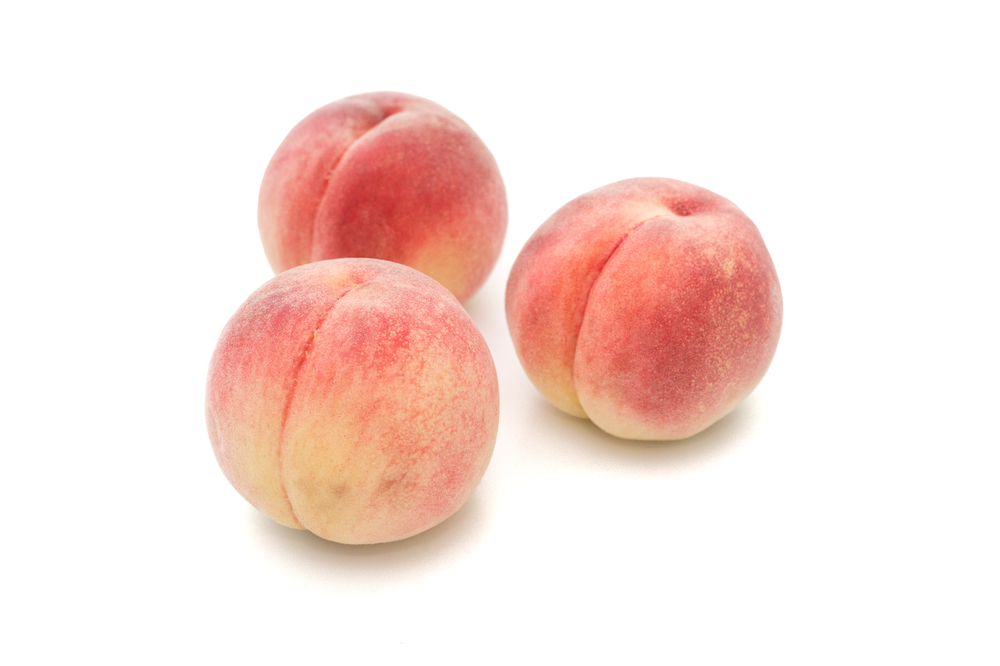
%> input picture kadai09/kadai09.png, 1000 x 666 px, shrunk from 1600 x 1066 before the run
$ octave kadai09.m   (GNU Octave 9; MATLAB toolbox functions it lacks are replaced by stand-ins)
%> lines starting %> are read from the running program, lines starting %| are printed output that depends on the picture
clear;

ORG = imread('kadai09.png'); % 画像の読み込み
%> ORG is the input picture: size 666x1000x3 uint8; mean R, G, B 248.7, 227.7, 222.1
ORG = rgb2gray(ORG); % 白黒濃淡画像に変換
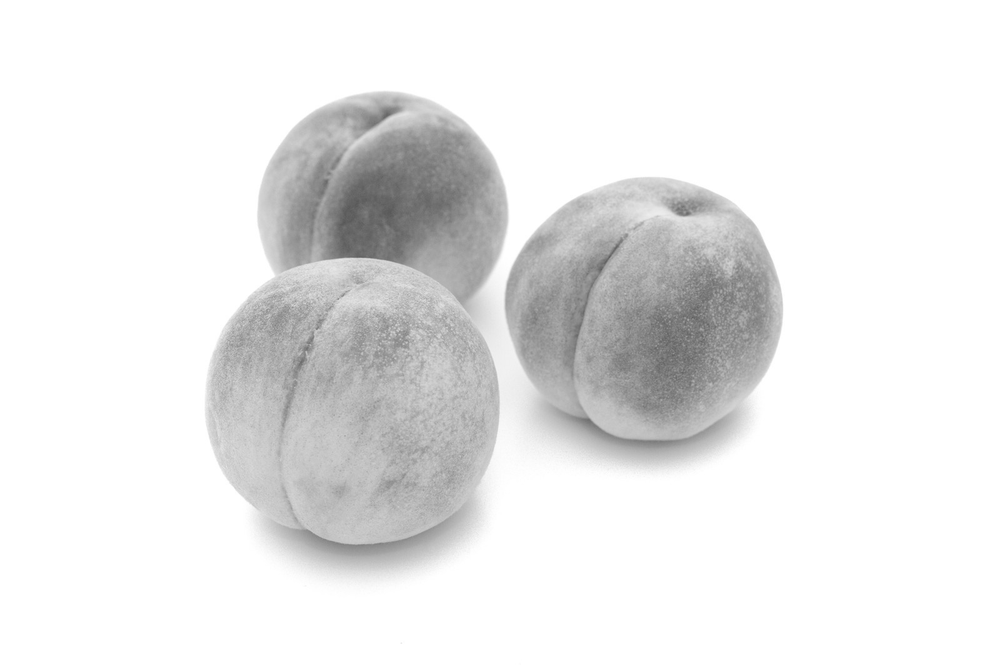
%> ORG: size 666x1000 uint8; min 87, max 255, mean 233.3
imagesc(ORG); colormap(gray); colorbar; % 画像の表示
pause;
ORG = imnoise(ORG,'salt & pepper',0.02); % ノイズ添付
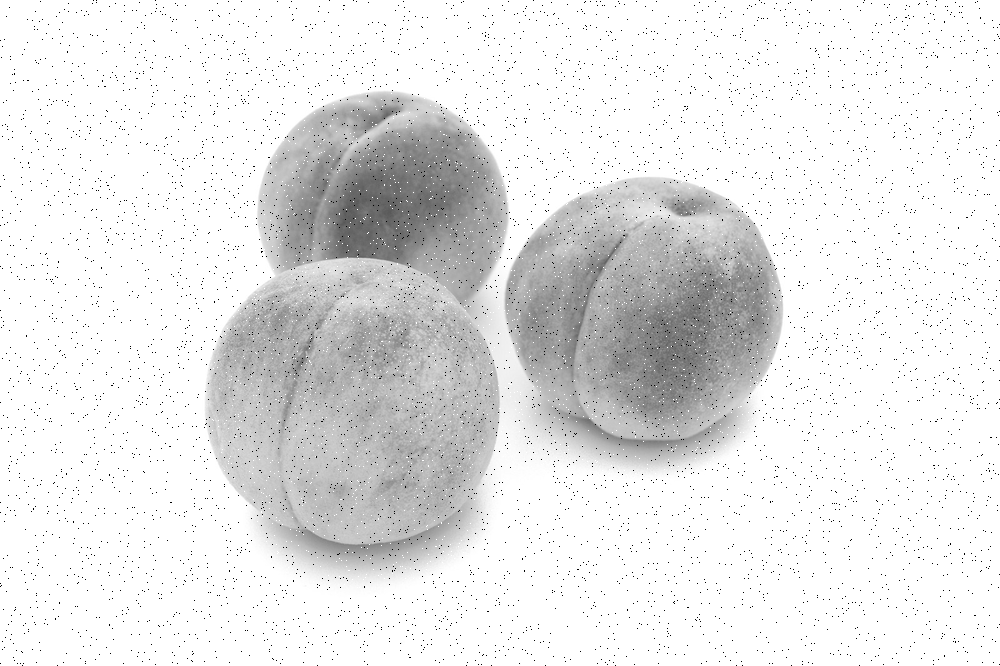
%> ORG: size 666x1000 uint8; min 0, max 255, mean 231.2
imagesc(ORG); colormap(gray); colorbar; % 画像の表示
pause;
IMG = filter2(fspecial('average',3),ORG); % 平滑化フィルタで雑音除去
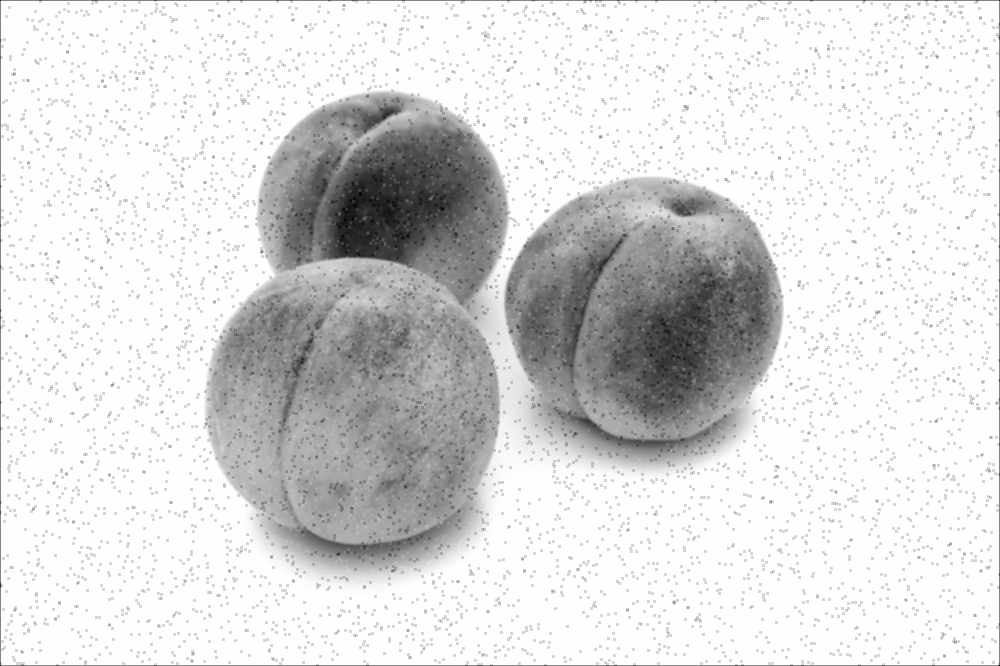
%> IMG: size 666x1000 double; min 77.67, max 255, mean 230.8; drawn with min black and max white
imagesc(IMG); colormap(gray); colorbar; % 画像の表示
pause;
IMG = medfilt2(ORG,[3 3]); % メディアンフィルタで雑音除去
%> IMG: size 666x1000 uint8
imagesc(IMG); colormap(gray); colorbar; % 画像の表示
pause;
f=[0,-1,0;-1,5,-1;0,-1,0]; % フィルタの設計
IMG = filter2(f,IMG,'same'); % フィルタの適用
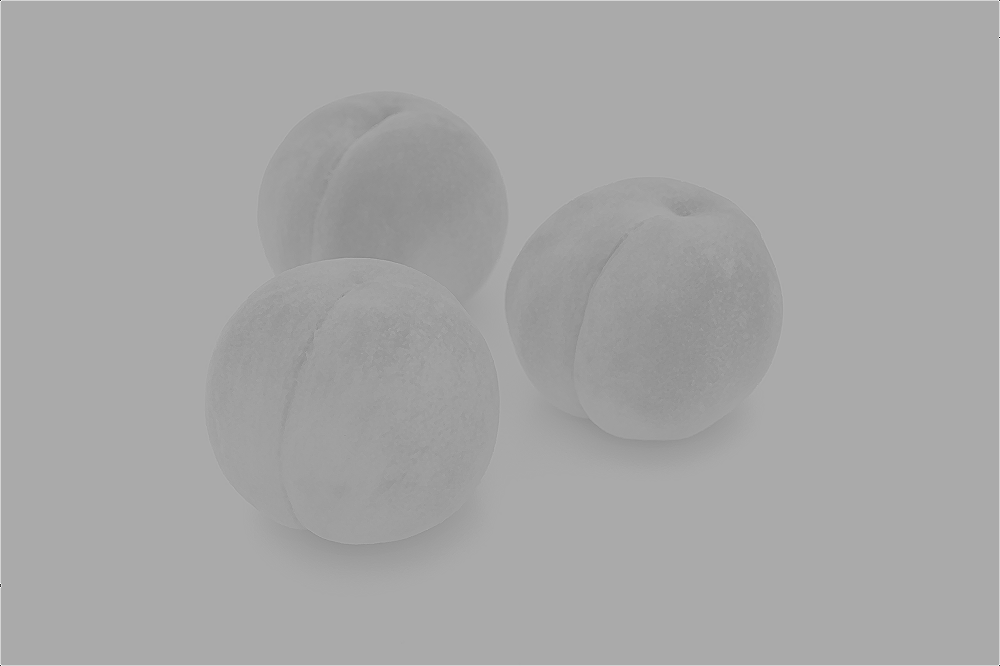
%> IMG: size 666x1000 double; min -765, max 765, mean 234.6; drawn with min black and max white
imagesc(IMG); colormap(gray); colorbar; % 画像の表示

$ run again, with kadai09/kadai9_1.png copied over kadai09/kadai09.png
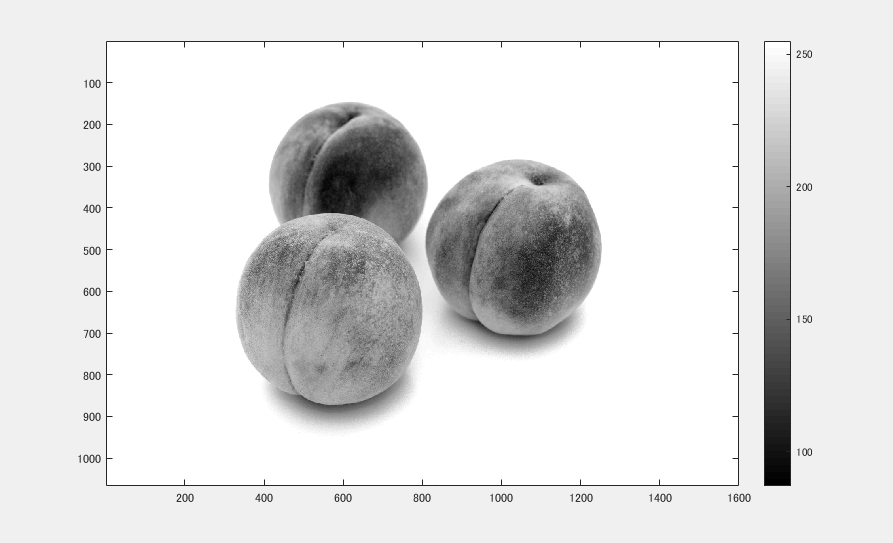
%> input picture kadai09/kadai9_1.png, 893 x 543 px
%> ORG is the input picture: size 543x893x3 uint8; min 0, max 255, mean 225
%> `ORG = imnoise(ORG,'salt & pepper',0.02);`:
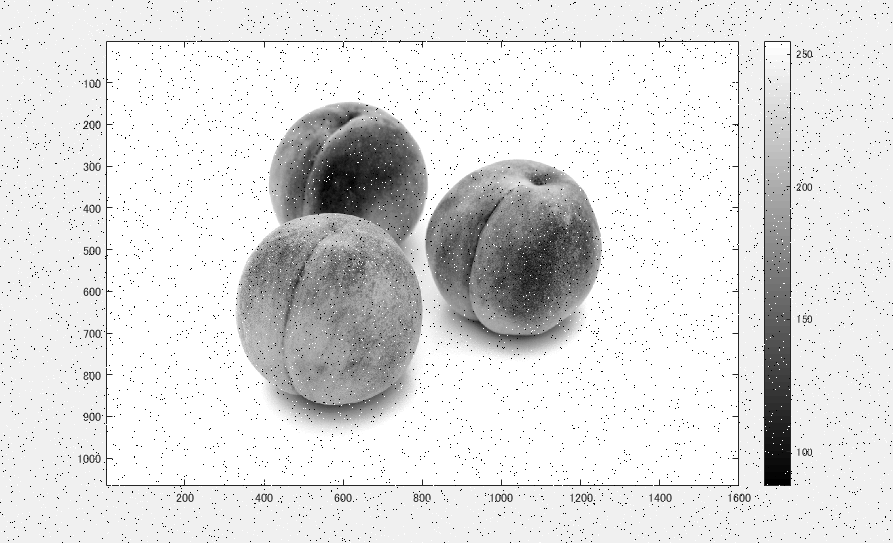
%> ORG: size 543x893 uint8; min 0, max 255, mean 223.1
%> `IMG = filter2(f,IMG,'same');`:
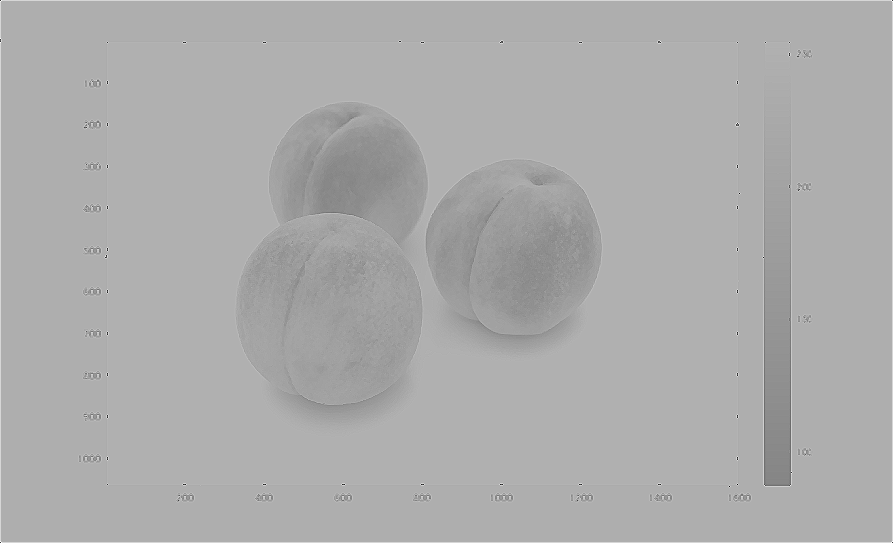
%> IMG: size 543x893 double; min -800, max 720, mean 227.7; drawn with min black and max white
